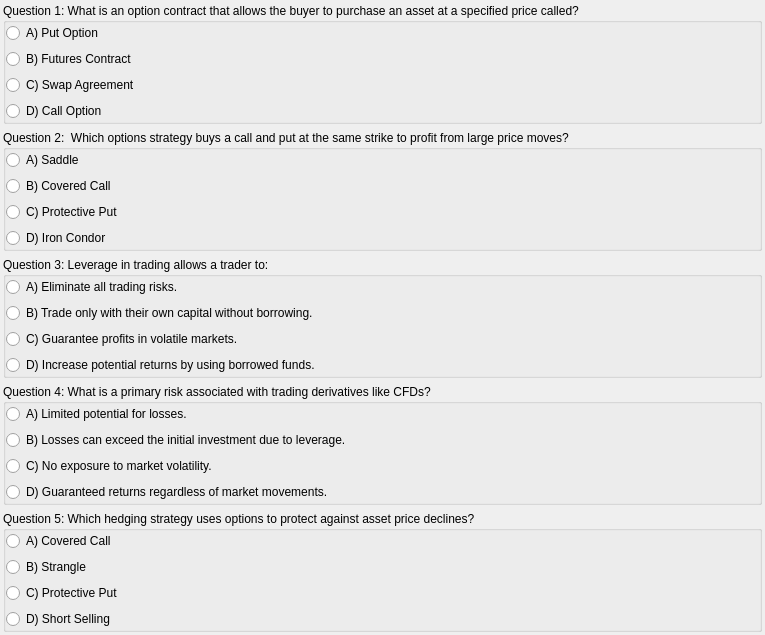
                 <widget class="QWidget" name="quiz8scrollWidget">
                  <property name="geometry">
                   <rect>
                    <x>0</x>
                    <y>0</y>
                    <width>765</width>
                    <height>610</height>
                   </rect>
                  </property>
                  <layout class="QVBoxLayout" name="verticalLayout_46">
                   <property name="leftMargin">
                    <number>3</number>
                   </property>
                   <property name="topMargin">
                    <number>3</number>
                   </property>
                   <property name="rightMargin">
                    <number>3</number>
                   </property>
                   <property name="bottomMargin">
                    <number>3</number>
                   </property>
                   <item>
                    <widget class="QGroupBox" name="M8Question1">
                     <property name="sizePolicy">
                      <sizepolicy hsizetype="Preferred" vsizetype="Preferred">
                       <horstretch>0</horstretch>
                       <verstretch>0</verstretch>
                      </sizepolicy>
                     </property>
                     <property name="title">
                      <string>Question 1: What is an option contract that allows the buyer to purchase an asset at a specified price called?</string>
                     </property>
                     <property name="checkable">
                      <bool>false</bool>
                     </property>
                     <layout class="QVBoxLayout" name="verticalLayout_47">
                      <property name="leftMargin">
                       <number>0</number>
                      </property>
                      <property name="topMargin">
                       <number>0</number>
                      </property>
                      <property name="rightMargin">
                       <number>0</number>
                      </property>
                      <property name="bottomMargin">
                       <number>0</number>
                      </property>
                      <item>
                       <widget class="QRadioButton" name="Q1A1_8">
                        <property name="text">
                         <string>A) Put Option</string>
                        </property>
                       </widget>
                      </item>
                      <item>
                       <widget class="QRadioButton" name="Q1A2_8">
                        <property name="text">
                         <string>B) Futures Contract</string>
                        </property>
                       </widget>
                      </item>
                      <item>
                       <widget class="QRadioButton" name="Q1A3_8">
                        <property name="text">
                         <string>C) Swap Agreement</string>
                        </property>
                       </widget>
                      </item>
                      <item>
                       <widget class="QRadioButton" name="Q1A4_8C">
                        <property name="text">
                         <string>D) Call Option</string>
                        </property>
                       </widget>
                      </item>
                     </layout>
                    </widget>
                   </item>
                   <item>
                    <widget class="QGroupBox" name="M8Question2">
                     <property name="title">
                      <string>Question 2:  Which options strategy buys a call and put at the same strike to profit from large price moves?</string>
                     </property>
                     <layout class="QVBoxLayout" name="verticalLayout_48">
                      <property name="leftMargin">
                       <number>0</number>
                      </property>
                      <property name="topMargin">
                       <number>0</number>
                      </property>
                      <property name="rightMargin">
                       <number>0</number>
                      </property>
                      <property name="bottomMargin">
                       <number>0</number>
                      </property>
                      <item>
                       <widget class="QRadioButton" name="Q2A1_8C">
                        <property name="text">
                         <string>A) Saddle</string>
                        </property>
                       </widget>
                      </item>
                      <item>
                       <widget class="QRadioButton" name="Q2A2_8">
                        <property name="text">
                         <string>B) Covered Call</string>
                        </property>
                       </widget>
                      </item>
                      <item>
                       <widget class="QRadioButton" name="Q2A3_8">
                        <property name="text">
                         <string>C) Protective Put</string>
                        </property>
                       </widget>
                      </item>
                      <item>
                       <widget class="QRadioButton" name="Q2A4_8">
                        <property name="text">
                         <string>D) Iron Condor</string>
                        </property>
                       </widget>
                      </item>
                     </layout>
                    </widget>
                   </item>
                   <item>
                    <widget class="QGroupBox" name="M8Question3">
                     <property name="title">
                      <string>Question 3: Leverage in trading allows a trader to:</string>
                     </property>
                     <layout class="QVBoxLayout" name="verticalLayout_49">
                      <property name="leftMargin">
                       <number>0</number>
                      </property>
                      <property name="topMargin">
                       <number>0</number>
                      </property>
                      <property name="rightMargin">
                       <number>0</number>
                      </property>
                      <property name="bottomMargin">
                       <number>0</number>
                      </property>
                      <item>
                       <widget class="QRadioButton" name="Q3A1_8">
                        <property name="text">
                         <string>A) Eliminate all trading risks.</string>
                        </property>
                       </widget>
                      </item>
                      <item>
                       <widget class="QRadioButton" name="Q3A2_8">
                        <property name="text">
                         <string>B) Trade only with their own capital without borrowing.</string>
                        </property>
                       </widget>
                      </item>
                      <item>
                       <widget class="QRadioButton" name="Q3A3_8">
                        <property name="text">
                         <string>C) Guarantee profits in volatile markets.</string>
                        </property>
                       </widget>
                      </item>
                      <item>
                       <widget class="QRadioButton" name="Q3A4_8C">
                        <property name="text">
                         <string>D) Increase potential returns by using borrowed funds.</string>
                        </property>
                       </widget>
                      </item>
                     </layout>
                    </widget>
                   </item>
                   <item>
                    <widget class="QGroupBox" name="M8Question4">
                     <property name="title">
                      <string>Question 4: What is a primary risk associated with trading derivatives like CFDs?</string>
                     </property>
                     <layout class="QVBoxLayout" name="verticalLayout_50">
                      <property name="leftMargin">
                       <number>0</number>
                      </property>
                      <property name="topMargin">
                       <number>0</number>
                      </property>
                      <property name="rightMargin">
                       <number>0</number>
                      </property>
                      <property name="bottomMargin">
                       <number>0</number>
                      </property>
                      <item>
                       <widget class="QRadioButton" name="Q4A1_8">
                        <property name="text">
                         <string>A) Limited potential for losses.</string>
                        </property>
                       </widget>
                      </item>
                      <item>
                       <widget class="QRadioButton" name="Q4A2_8C">
                        <property name="text">
                         <string>B) Losses can exceed the initial investment due to leverage.</string>
                        </property>
                       </widget>
                      </item>
                      <item>
                       <widget class="QRadioButton" name="Q4A3_8">
                        <property name="text">
                         <string>C) No exposure to market volatility.</string>
                        </property>
                       </widget>
                      </item>
                      <item>
                       <widget class="QRadioButton" name="Q4A4_8">
                        <property name="text">
                         <string>D) Guaranteed returns regardless of market movements.</string>
                        </property>
                       </widget>
                      </item>
                     </layout>
                    </widget>
                   </item>
                   <item>
                    <widget class="QGroupBox" name="M8Question5">
                     <property name="title">
                      <string>Question 5: Which hedging strategy uses options to protect against asset price declines?</string>
                     </property>
                     <layout class="QVBoxLayout" name="verticalLayout_51">
                      <property name="leftMargin">
                       <number>0</number>
                      </property>
                      <property name="topMargin">
                       <number>0</number>
                      </property>
                      <property name="rightMargin">
                       <number>0</number>
                      </property>
                      <property name="bottomMargin">
                       <number>0</number>
                      </property>
                      <item>
                       <widget class="QRadioButton" name="Q5A1_8">
                        <property name="text">
                         <string>A) Covered Call</string>
                        </property>
                       </widget>
                      </item>
                      <item>
                       <widget class="QRadioButton" name="Q5A4_8">
                        <property name="text">
                         <string>B) Strangle</string>
                        </property>
                       </widget>
                      </item>
                      <item>
                       <widget class="QRadioButton" name="Q5A3_8C">
                        <property name="text">
                         <string>C) Protective Put</string>
                        </property>
                       </widget>
                      </item>
                      <item>
                       <widget class="QRadioButton" name="Q5A2_8">
                        <property name="text">
                         <string>D) Short Selling</string>
                        </property>
                       </widget>
                      </item>
                     </layout>
                    </widget>
                   </item>
                  </layout>
                 </widget>
